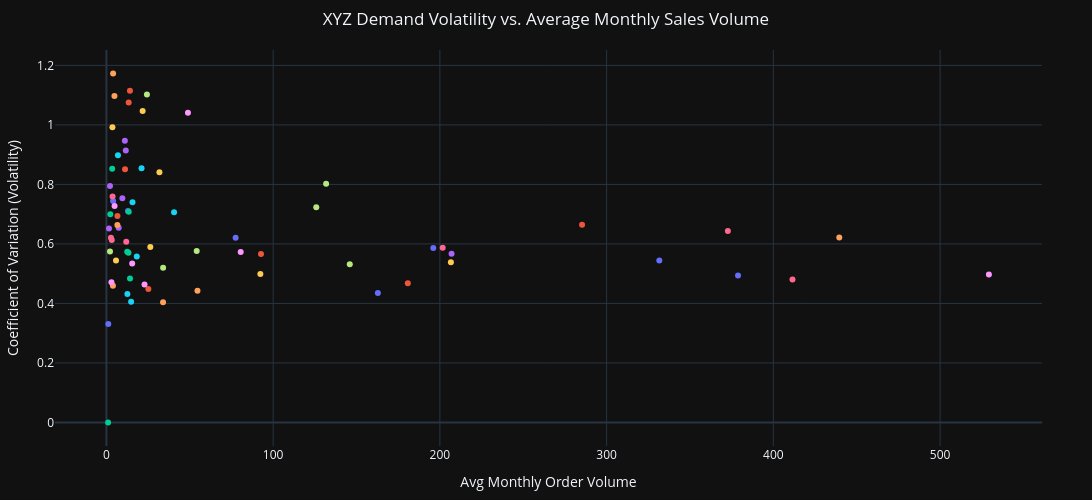

The notebook cell saved with this chart:
### Code cell
fig5 = px.scatter(xyz,x='mean',y='cv',hover_name='category',color='category',
    title='XYZ Demand Volatility vs. Average Monthly Sales Volume',
    labels={'mean': 'Avg Monthly Order Volume', 'cv': 'Coefficient of Variation (Volatility)'},
    template='plotly_dark'
)
fig5.update_layout(height=500, width=1200,title_x=0.5,margin=dict(l=50, r=50, t=50, b=30),showlegend=False)
fig5.show()
pio.write_json(fig5, "XYZ.json")

### Figure 1 — Plotly figure (JSON) as saved in the notebook; plotly's stock layout.template omitted (floating-point values rounded to 4 significant figures)
{"data": [{"hovertemplate": "<b>%{hovertext}</b><br><br>category=Unknown<br>Avg Monthly Order Volume=%{x}<br>Coefficient of Variation (Volatility)=%{y}<extra></extra>", "hovertext": ["Unknown"], "legendgroup": "Unknown", "marker": {"color": "#636efa", "symbol": "circle"}, "mode": "markers", "name": "Unknown", "orientation": "v", "showlegend": true, "type": "scatter", "x": [77.48], "xaxis": "x", "y": [0.6204], "yaxis": "y"}, {"hovertemplate": "<b>%{hovertext}</b><br><br>category=agro_industry_and_commerce<br>Avg Monthly Order Volume=%{x}<br>Coefficient of Variation (Volatility)=%{y}<extra></extra>", "hovertext": ["agro_industry_and_commerce"], "legendgroup": "agro_industry_and_commerce", "marker": {"color": "#EF553B", "symbol": "circle"}, "mode": "markers", "name": "agro_industry_and_commerce", "orientation": "v", "showlegend": true, "type": "scatter", "x": [11.16], "xaxis": "x", "y": [0.8509], "yaxis": "y"}, {"hovertemplate": "<b>%{hovertext}</b><br><br>category=air_conditioning<br>Avg Monthly Order Volume=%{x}<br>Coefficient of Variation (Volatility)=%{y}<extra></extra>", "hovertext": ["air_conditioning"], "legendgroup": "air_conditioning", "marker": {"color": "#00cc96", "symbol": "circle"}, "mode": "markers", "name": "air_conditioning", "orientation": "v", "showlegend": true, "type": "scatter", "x": [14.14], "xaxis": "x", "y": [0.4839], "yaxis": "y"}, {"hovertemplate": "<b>%{hovertext}</b><br><br>category=art<br>Avg Monthly Order Volume=%{x}<br>Coefficient of Variation (Volatility)=%{y}<extra></extra>", "hovertext": ["art"], "legendgroup": "art", "marker": {"color": "#ab63fa", "symbol": "circle"}, "mode": "markers", "name": "art", "orientation": "v", "showlegend": true, "type": "scatter", "x": [11.61], "xaxis": "x", "y": [0.9144], "yaxis": "y"}, {"hovertemplate": "<b>%{hovertext}</b><br><br>category=arts_and_craftmanship<br>Avg Monthly Order Volume=%{x}<br>Coefficient of Variation (Volatility)=%{y}<extra></extra>", "hovertext": ["arts_and_craftmanship"], "legendgroup": "arts_and_craftmanship", "marker": {"color": "#FFA15A", "symbol": "circle"}, "mode": "markers", "name": "arts_and_craftmanship", "orientation": "v", "showlegend": true, "type": "scatter", "x": [4.0], "xaxis": "x", "y": [1.173], "yaxis": "y"}, {"hovertemplate": "<b>%{hovertext}</b><br><br>category=audio<br>Avg Monthly Order Volume=%{x}<br>Coefficient of Variation (Volatility)=%{y}<extra></extra>", "hovertext": ["audio"], "legendgroup": "audio", "marker": {"color": "#19d3f3", "symbol": "circle"}, "mode": "markers", "name": "audio", "orientation": "v", "showlegend": true, "type": "scatter", "x": [18.2], "xaxis": "x", "y": [0.5577], "yaxis": "y"}, {"hovertemplate": "<b>%{hovertext}</b><br><br>category=auto<br>Avg Monthly Order Volume=%{x}<br>Coefficient of Variation (Volatility)=%{y}<extra></extra>", "hovertext": ["auto"], "legendgroup": "auto", "marker": {"color": "#FF6692", "symbol": "circle"}, "mode": "markers", "name": "auto", "orientation": "v", "showlegend": true, "type": "scatter", "x": [201.7], "xaxis": "x", "y": [0.5871], "yaxis": "y"}, {"hovertemplate": "<b>%{hovertext}</b><br><br>category=baby<br>Avg Monthly Order Volume=%{x}<br>Coefficient of Variation (Volatility)=%{y}<extra></extra>", "hovertext": ["baby"], "legendgroup": "baby", "marker": {"color": "#B6E880", "symbol": "circle"}, "mode": "markers", "name": "baby", "orientation": "v", "showlegend": true, "type": "scatter", "x": [146.0], "xaxis": "x", "y": [0.5317], "yaxis": "y"}, {"hovertemplate": "<b>%{hovertext}</b><br><br>category=bed_bath_table<br>Avg Monthly Order Volume=%{x}<br>Coefficient of Variation (Volatility)=%{y}<extra></extra>", "hovertext": ["bed_bath_table"], "legendgroup": "bed_bath_table", "marker": {"color": "#FF97FF", "symbol": "circle"}, "mode": "markers", "name": "bed_bath_table", "orientation": "v", "showlegend": true, "type": "scatter", "x": [529.3], "xaxis": "x", "y": [0.4976], "yaxis": "y"}, {"hovertemplate": "<b>%{hovertext}</b><br><br>category=books_general_interest<br>Avg Monthly Order Volume=%{x}<br>Coefficient of Variation (Volatility)=%{y}<extra></extra>", "hovertext": ["books_general_interest"], "legendgroup": "books_general_interest", "marker": {"color": "#FECB52", "symbol": "circle"}, "mode": "markers", "name": "books_general_interest", "orientation": "v", "showlegend": true, "type": "scatter", "x": [26.33], "xaxis": "x", "y": [0.5894], "yaxis": "y"}, {"hovertemplate": "<b>%{hovertext}</b><br><br>category=books_imported<br>Avg Monthly Order Volume=%{x}<br>Coefficient of Variation (Volatility)=%{y}<extra></extra>", "hovertext": ["books_imported"], "legendgroup": "books_imported", "marker": {"color": "#636efa", "symbol": "circle"}, "mode": "markers", "name": "books_imported", "orientation": "v", "showlegend": true, "type": "scatter", "x": [4.0], "xaxis": "x", "y": [0.744], "yaxis": "y"}, {"hovertemplate": "<b>%{hovertext}</b><br><br>category=books_technical<br>Avg Monthly Order Volume=%{x}<br>Coefficient of Variation (Volatility)=%{y}<extra></extra>", "hovertext": ["books_technical"], "legendgroup": "books_technical", "marker": {"color": "#EF553B", "symbol": "circle"}, "mode": "markers", "name": "books_technical", "orientation": "v", "showlegend": true, "type": "scatter", "x": [13.35], "xaxis": "x", "y": [1.075], "yaxis": "y"}, {"hovertemplate": "<b>%{hovertext}</b><br><br>category=cds_dvds_musicals<br>Avg Monthly Order Volume=%{x}<br>Coefficient of Variation (Volatility)=%{y}<extra></extra>", "hovertext": ["cds_dvds_musicals"], "legendgroup": "cds_dvds_musicals", "marker": {"color": "#00cc96", "symbol": "circle"}, "mode": "markers", "name": "cds_dvds_musicals", "orientation": "v", "showlegend": true, "type": "scatter", "x": [2.333], "xaxis": "x", "y": [0.6999], "yaxis": "y"}, {"hovertemplate": "<b>%{hovertext}</b><br><br>category=christmas_supplies<br>Avg Monthly Order Volume=%{x}<br>Coefficient of Variation (Volatility)=%{y}<extra></extra>", "hovertext": ["christmas_supplies"], "legendgroup": "christmas_supplies", "marker": {"color": "#ab63fa", "symbol": "circle"}, "mode": "markers", "name": "christmas_supplies", "orientation": "v", "showlegend": true, "type": "scatter", "x": [9.562], "xaxis": "x", "y": [0.7531], "yaxis": "y"}, {"hovertemplate": "<b>%{hovertext}</b><br><br>category=cine_photo<br>Avg Monthly Order Volume=%{x}<br>Coefficient of Variation (Volatility)=%{y}<extra></extra>", "hovertext": ["cine_photo"], "legendgroup": "cine_photo", "marker": {"color": "#FFA15A", "symbol": "circle"}, "mode": "markers", "name": "cine_photo", "orientation": "v", "showlegend": true, "type": "scatter", "x": [4.8], "xaxis": "x", "y": [1.097], "yaxis": "y"}, {"hovertemplate": "<b>%{hovertext}</b><br><br>category=computers<br>Avg Monthly Order Volume=%{x}<br>Coefficient of Variation (Volatility)=%{y}<extra></extra>", "hovertext": ["computers"], "legendgroup": "computers", "marker": {"color": "#19d3f3", "symbol": "circle"}, "mode": "markers", "name": "computers", "orientation": "v", "showlegend": true, "type": "scatter", "x": [15.62], "xaxis": "x", "y": [0.7402], "yaxis": "y"}, {"hovertemplate": "<b>%{hovertext}</b><br><br>category=computers_accessories<br>Avg Monthly Order Volume=%{x}<br>Coefficient of Variation (Volatility)=%{y}<extra></extra>", "hovertext": ["computers_accessories"], "legendgroup": "computers_accessories", "marker": {"color": "#FF6692", "symbol": "circle"}, "mode": "markers", "name": "computers_accessories", "orientation": "v", "showlegend": true, "type": "scatter", "x": [372.7], "xaxis": "x", "y": [0.6431], "yaxis": "y"}, {"hovertemplate": "<b>%{hovertext}</b><br><br>category=consoles_games<br>Avg Monthly Order Volume=%{x}<br>Coefficient of Variation (Volatility)=%{y}<extra></extra>", "hovertext": ["consoles_games"], "legendgroup": "consoles_games", "marker": {"color": "#B6E880", "symbol": "circle"}, "mode": "markers", "name": "consoles_games", "orientation": "v", "showlegend": true, "type": "scatter", "x": [54.14], "xaxis": "x", "y": [0.5762], "yaxis": "y"}, {"hovertemplate": "<b>%{hovertext}</b><br><br>category=construction_tools_construction<br>Avg Monthly Order Volume=%{x}<br>Coefficient of Variation (Volatility)=%{y}<extra></extra>", "hovertext": ["construction_tools_construction"], "legendgroup": "construction_tools_construction", "marker": {"color": "#FF97FF", "symbol": "circle"}, "mode": "markers", "name": "construction_tools_construction", "orientation": "v", "showlegend": true, "type": "scatter", "x": [48.89], "xaxis": "x", "y": [1.041], "yaxis": "y"}, {"hovertemplate": "<b>%{hovertext}</b><br><br>category=construction_tools_lights<br>Avg Monthly Order Volume=%{x}<br>Coefficient of Variation (Volatility)=%{y}<extra></extra>", "hovertext": ["construction_tools_lights"], "legendgroup": "construction_tools_lights", "marker": {"color": "#FECB52", "symbol": "circle"}, "mode": "markers", "name": "construction_tools_lights", "orientation": "v", "showlegend": true, "type": "scatter", "x": [21.71], "xaxis": "x", "y": [1.047], "yaxis": "y"}, {"hovertemplate": "<b>%{hovertext}</b><br><br>category=construction_tools_safety<br>Avg Monthly Order Volume=%{x}<br>Coefficient of Variation (Volatility)=%{y}<extra></extra>", "hovertext": ["construction_tools_safety"], "legendgroup": "construction_tools_safety", "marker": {"color": "#636efa", "symbol": "circle"}, "mode": "markers", "name": "construction_tools_safety", "orientation": "v", "showlegend": true, "type": "scatter", "x": [12.93], "xaxis": "x", "y": [0.7107], "yaxis": "y"}, {"hovertemplate": "<b>%{hovertext}</b><br><br>category=cool_stuff<br>Avg Monthly Order Volume=%{x}<br>Coefficient of Variation (Volatility)=%{y}<extra></extra>", "hovertext": ["cool_stuff"], "legendgroup": "cool_stuff", "marker": {"color": "#EF553B", "symbol": "circle"}, "mode": "markers", "name": "cool_stuff", "orientation": "v", "showlegend": true, "type": "scatter", "x": [180.8], "xaxis": "x", "y": [0.4678], "yaxis": "y"}, {"hovertemplate": "<b>%{hovertext}</b><br><br>category=costruction_tools_garden<br>Avg Monthly Order Volume=%{x}<br>Coefficient of Variation (Volatility)=%{y}<extra></extra>", "hovertext": ["costruction_tools_garden"], "legendgroup": "costruction_tools_garden", "marker": {"color": "#00cc96", "symbol": "circle"}, "mode": "markers", "name": "costruction_tools_garden", "orientation": "v", "showlegend": true, "type": "scatter", "x": [13.22], "xaxis": "x", "y": [0.5704], "yaxis": "y"}, {"hovertemplate": "<b>%{hovertext}</b><br><br>category=costruction_tools_tools<br>Avg Monthly Order Volume=%{x}<br>Coefficient of Variation (Volatility)=%{y}<extra></extra>", "hovertext": ["costruction_tools_tools"], "legendgroup": "costruction_tools_tools", "marker": {"color": "#ab63fa", "symbol": "circle"}, "mode": "markers", "name": "costruction_tools_tools", "orientation": "v", "showlegend": true, "type": "scatter", "x": [7.357], "xaxis": "x", "y": [0.6543], "yaxis": "y"}, {"hovertemplate": "<b>%{hovertext}</b><br><br>category=diapers_and_hygiene<br>Avg Monthly Order Volume=%{x}<br>Coefficient of Variation (Volatility)=%{y}<extra></extra>", "hovertext": ["diapers_and_hygiene"], "legendgroup": "diapers_and_hygiene", "marker": {"color": "#FFA15A", "symbol": "circle"}, "mode": "markers", "name": "diapers_and_hygiene", "orientation": "v", "showlegend": true, "type": "scatter", "x": [3.9], "xaxis": "x", "y": [0.4595], "yaxis": "y"}, {"hovertemplate": "<b>%{hovertext}</b><br><br>category=drinks<br>Avg Monthly Order Volume=%{x}<br>Coefficient of Variation (Volatility)=%{y}<extra></extra>", "hovertext": ["drinks"], "legendgroup": "drinks", "marker": {"color": "#19d3f3", "symbol": "circle"}, "mode": "markers", "name": "drinks", "orientation": "v", "showlegend": true, "type": "scatter", "x": [21.06], "xaxis": "x", "y": [0.8543], "yaxis": "y"}, {"hovertemplate": "<b>%{hovertext}</b><br><br>category=dvds_blu_ray<br>Avg Monthly Order Volume=%{x}<br>Coefficient of Variation (Volatility)=%{y}<extra></extra>", "hovertext": ["dvds_blu_ray"], "legendgroup": "dvds_blu_ray", "marker": {"color": "#FF6692", "symbol": "circle"}, "mode": "markers", "name": "dvds_blu_ray", "orientation": "v", "showlegend": true, "type": "scatter", "x": [3.2], "xaxis": "x", "y": [0.6134], "yaxis": "y"}, {"hovertemplate": "<b>%{hovertext}</b><br><br>category=electronics<br>Avg Monthly Order Volume=%{x}<br>Coefficient of Variation (Volatility)=%{y}<extra></extra>", "hovertext": ["electronics"], "legendgroup": "electronics", "marker": {"color": "#B6E880", "symbol": "circle"}, "mode": "markers", "name": "electronics", "orientation": "v", "showlegend": true, "type": "scatter", "x": [131.8], "xaxis": "x", "y": [0.8026], "yaxis": "y"}, {"hovertemplate": "<b>%{hovertext}</b><br><br>category=fashio_female_clothing<br>Avg Monthly Order Volume=%{x}<br>Coefficient of Variation (Volatility)=%{y}<extra></extra>", "hovertext": ["fashio_female_clothing"], "legendgroup": "fashio_female_clothing", "marker": {"color": "#FF97FF", "symbol": "circle"}, "mode": "markers", "name": "fashio_female_clothing", "orientation": "v", "showlegend": true, "type": "scatter", "x": [3.0], "xaxis": "x", "y": [0.4714], "yaxis": "y"}, {"hovertemplate": "<b>%{hovertext}</b><br><br>category=fashion_bags_accessories<br>Avg Monthly Order Volume=%{x}<br>Coefficient of Variation (Volatility)=%{y}<extra></extra>", "hovertext": ["fashion_bags_accessories"], "legendgroup": "fashion_bags_accessories", "marker": {"color": "#FECB52", "symbol": "circle"}, "mode": "markers", "name": "fashion_bags_accessories", "orientation": "v", "showlegend": true, "type": "scatter", "x": [92.32], "xaxis": "x", "y": [0.4985], "yaxis": "y"}, {"hovertemplate": "<b>%{hovertext}</b><br><br>category=fashion_childrens_clothes<br>Avg Monthly Order Volume=%{x}<br>Coefficient of Variation (Volatility)=%{y}<extra></extra>", "hovertext": ["fashion_childrens_clothes"], "legendgroup": "fashion_childrens_clothes", "marker": {"color": "#636efa", "symbol": "circle"}, "mode": "markers", "name": "fashion_childrens_clothes", "orientation": "v", "showlegend": true, "type": "scatter", "x": [1.143], "xaxis": "x", "y": [0.3307], "yaxis": "y"}, {"hovertemplate": "<b>%{hovertext}</b><br><br>category=fashion_male_clothing<br>Avg Monthly Order Volume=%{x}<br>Coefficient of Variation (Volatility)=%{y}<extra></extra>", "hovertext": ["fashion_male_clothing"], "legendgroup": "fashion_male_clothing", "marker": {"color": "#EF553B", "symbol": "circle"}, "mode": "markers", "name": "fashion_male_clothing", "orientation": "v", "showlegend": true, "type": "scatter", "x": [6.6], "xaxis": "x", "y": [0.6942], "yaxis": "y"}, {"hovertemplate": "<b>%{hovertext}</b><br><br>category=fashion_shoes<br>Avg Monthly Order Volume=%{x}<br>Coefficient of Variation (Volatility)=%{y}<extra></extra>", "hovertext": ["fashion_shoes"], "legendgroup": "fashion_shoes", "marker": {"color": "#00cc96", "symbol": "circle"}, "mode": "markers", "name": "fashion_shoes", "orientation": "v", "showlegend": true, "type": "scatter", "x": [12.48], "xaxis": "x", "y": [0.5739], "yaxis": "y"}, {"hovertemplate": "<b>%{hovertext}</b><br><br>category=fashion_sport<br>Avg Monthly Order Volume=%{x}<br>Coefficient of Variation (Volatility)=%{y}<extra></extra>", "hovertext": ["fashion_sport"], "legendgroup": "fashion_sport", "marker": {"color": "#ab63fa", "symbol": "circle"}, "mode": "markers", "name": "fashion_sport", "orientation": "v", "showlegend": true, "type": "scatter", "x": [2.143], "xaxis": "x", "y": [0.7949], "yaxis": "y"}, {"hovertemplate": "<b>%{hovertext}</b><br><br>category=fashion_underwear_beach<br>Avg Monthly Order Volume=%{x}<br>Coefficient of Variation (Volatility)=%{y}<extra></extra>", "hovertext": ["fashion_underwear_beach"], "legendgroup": "fashion_underwear_beach", "marker": {"color": "#FFA15A", "symbol": "circle"}, "mode": "markers", "name": "fashion_underwear_beach", "orientation": "v", "showlegend": true, "type": "scatter", "x": [6.55], "xaxis": "x", "y": [0.6636], "yaxis": "y"}, {"hovertemplate": "<b>%{hovertext}</b><br><br>category=fixed_telephony<br>Avg Monthly Order Volume=%{x}<br>Coefficient of Variation (Volatility)=%{y}<extra></extra>", "hovertext": ["fixed_telephony"], "legendgroup": "fixed_telephony", "marker": {"color": "#19d3f3", "symbol": "circle"}, "mode": "markers", "name": "fixed_telephony", "orientation": "v", "showlegend": true, "type": "scatter", "x": [12.57], "xaxis": "x", "y": [0.4317], "yaxis": "y"}, {"hovertemplate": "<b>%{hovertext}</b><br><br>category=flowers<br>Avg Monthly Order Volume=%{x}<br>Coefficient of Variation (Volatility)=%{y}<extra></extra>", "hovertext": ["flowers"], "legendgroup": "flowers", "marker": {"color": "#FF6692", "symbol": "circle"}, "mode": "markers", "name": "flowers", "orientation": "v", "showlegend": true, "type": "scatter", "x": [3.667], "xaxis": "x", "y": [0.7592], "yaxis": "y"}, {"hovertemplate": "<b>%{hovertext}</b><br><br>category=food<br>Avg Monthly Order Volume=%{x}<br>Coefficient of Variation (Volatility)=%{y}<extra></extra>", "hovertext": ["food"], "legendgroup": "food", "marker": {"color": "#B6E880", "symbol": "circle"}, "mode": "markers", "name": "food", "orientation": "v", "showlegend": true, "type": "scatter", "x": [24.29], "xaxis": "x", "y": [1.102], "yaxis": "y"}, {"hovertemplate": "<b>%{hovertext}</b><br><br>category=food_drink<br>Avg Monthly Order Volume=%{x}<br>Coefficient of Variation (Volatility)=%{y}<extra></extra>", "hovertext": ["food_drink"], "legendgroup": "food_drink", "marker": {"color": "#FF97FF", "symbol": "circle"}, "mode": "markers", "name": "food_drink", "orientation": "v", "showlegend": true, "type": "scatter", "x": [15.44], "xaxis": "x", "y": [0.5345], "yaxis": "y"}, {"hovertemplate": "<b>%{hovertext}</b><br><br>category=furniture_bedroom<br>Avg Monthly Order Volume=%{x}<br>Coefficient of Variation (Volatility)=%{y}<extra></extra>", "hovertext": ["furniture_bedroom"], "legendgroup": "furniture_bedroom", "marker": {"color": "#FECB52", "symbol": "circle"}, "mode": "markers", "name": "furniture_bedroom", "orientation": "v", "showlegend": true, "type": "scatter", "x": [5.737], "xaxis": "x", "y": [0.5446], "yaxis": "y"}, {"hovertemplate": "<b>%{hovertext}</b><br><br>category=furniture_decor<br>Avg Monthly Order Volume=%{x}<br>Coefficient of Variation (Volatility)=%{y}<extra></extra>", "hovertext": ["furniture_decor"], "legendgroup": "furniture_decor", "marker": {"color": "#636efa", "symbol": "circle"}, "mode": "markers", "name": "furniture_decor", "orientation": "v", "showlegend": true, "type": "scatter", "x": [378.8], "xaxis": "x", "y": [0.494], "yaxis": "y"}, {"hovertemplate": "<b>%{hovertext}</b><br><br>category=furniture_living_room<br>Avg Monthly Order Volume=%{x}<br>Coefficient of Variation (Volatility)=%{y}<extra></extra>", "hovertext": ["furniture_living_room"], "legendgroup": "furniture_living_room", "marker": {"color": "#EF553B", "symbol": "circle"}, "mode": "markers", "name": "furniture_living_room", "orientation": "v", "showlegend": true, "type": "scatter", "x": [25.15], "xaxis": "x", "y": [0.4486], "yaxis": "y"}, {"hovertemplate": "<b>%{hovertext}</b><br><br>category=furniture_mattress_and_upholstery<br>Avg Monthly Order Volume=%{x}<br>Coefficient of Variation (Volatility)=%{y}<extra></extra>", "hovertext": ["furniture_mattress_and_upholstery"], "legendgroup": "furniture_mattress_and_upholstery", "marker": {"color": "#00cc96", "symbol": "circle"}, "mode": "markers", "name": "furniture_mattress_and_upholstery", "orientation": "v", "showlegend": true, "type": "scatter", "x": [3.455], "xaxis": "x", "y": [0.8525], "yaxis": "y"}, {"hovertemplate": "<b>%{hovertext}</b><br><br>category=garden_tools<br>Avg Monthly Order Volume=%{x}<br>Coefficient of Variation (Volatility)=%{y}<extra></extra>", "hovertext": ["garden_tools"], "legendgroup": "garden_tools", "marker": {"color": "#ab63fa", "symbol": "circle"}, "mode": "markers", "name": "garden_tools", "orientation": "v", "showlegend": true, "type": "scatter", "x": [207.0], "xaxis": "x", "y": [0.567], "yaxis": "y"}, {"hovertemplate": "<b>%{hovertext}</b><br><br>category=health_beauty<br>Avg Monthly Order Volume=%{x}<br>Coefficient of Variation (Volatility)=%{y}<extra></extra>", "hovertext": ["health_beauty"], "legendgroup": "health_beauty", "marker": {"color": "#FFA15A", "symbol": "circle"}, "mode": "markers", "name": "health_beauty", "orientation": "v", "showlegend": true, "type": "scatter", "x": [439.5], "xaxis": "x", "y": [0.6216], "yaxis": "y"}, {"hovertemplate": "<b>%{hovertext}</b><br><br>category=home_appliances<br>Avg Monthly Order Volume=%{x}<br>Coefficient of Variation (Volatility)=%{y}<extra></extra>", "hovertext": ["home_appliances"], "legendgroup": "home_appliances", "marker": {"color": "#19d3f3", "symbol": "circle"}, "mode": "markers", "name": "home_appliances", "orientation": "v", "showlegend": true, "type": "scatter", "x": [40.58], "xaxis": "x", "y": [0.7062], "yaxis": "y"}, {"hovertemplate": "<b>%{hovertext}</b><br><br>category=home_appliances_2<br>Avg Monthly Order Volume=%{x}<br>Coefficient of Variation (Volatility)=%{y}<extra></extra>", "hovertext": ["home_appliances_2"], "legendgroup": "home_appliances_2", "marker": {"color": "#FF6692", "symbol": "circle"}, "mode": "markers", "name": "home_appliances_2", "orientation": "v", "showlegend": true, "type": "scatter", "x": [11.9], "xaxis": "x", "y": [0.6071], "yaxis": "y"}, {"hovertemplate": "<b>%{hovertext}</b><br><br>category=home_comfort_2<br>Avg Monthly Order Volume=%{x}<br>Coefficient of Variation (Volatility)=%{y}<extra></extra>", "hovertext": ["home_comfort_2"], "legendgroup": "home_comfort_2", "marker": {"color": "#B6E880", "symbol": "circle"}, "mode": "markers", "name": "home_comfort_2", "orientation": "v", "showlegend": true, "type": "scatter", "x": [2.143], "xaxis": "x", "y": [0.5747], "yaxis": "y"}, {"hovertemplate": "<b>%{hovertext}</b><br><br>category=home_confort<br>Avg Monthly Order Volume=%{x}<br>Coefficient of Variation (Volatility)=%{y}<extra></extra>", "hovertext": ["home_confort"], "legendgroup": "home_confort", "marker": {"color": "#FF97FF", "symbol": "circle"}, "mode": "markers", "name": "home_confort", "orientation": "v", "showlegend": true, "type": "scatter", "x": [22.84], "xaxis": "x", "y": [0.4638], "yaxis": "y"}, {"hovertemplate": "<b>%{hovertext}</b><br><br>category=home_construction<br>Avg Monthly Order Volume=%{x}<br>Coefficient of Variation (Volatility)=%{y}<extra></extra>", "hovertext": ["home_construction"], "legendgroup": "home_construction", "marker": {"color": "#FECB52", "symbol": "circle"}, "mode": "markers", "name": "home_construction", "orientation": "v", "showlegend": true, "type": "scatter", "x": [31.79], "xaxis": "x", "y": [0.8411], "yaxis": "y"}, {"hovertemplate": "<b>%{hovertext}</b><br><br>category=housewares<br>Avg Monthly Order Volume=%{x}<br>Coefficient of Variation (Volatility)=%{y}<extra></extra>", "hovertext": ["housewares"], "legendgroup": "housewares", "marker": {"color": "#636efa", "symbol": "circle"}, "mode": "markers", "name": "housewares", "orientation": "v", "showlegend": true, "type": "scatter", "x": [331.6], "xaxis": "x", "y": [0.5443], "yaxis": "y"}, {"hovertemplate": "<b>%{hovertext}</b><br><br>category=industry_commerce_and_business<br>Avg Monthly Order Volume=%{x}<br>Coefficient of Variation (Volatility)=%{y}<extra></extra>", "hovertext": ["industry_commerce_and_business"], "legendgroup": "industry_commerce_and_business", "marker": {"color": "#EF553B", "symbol": "circle"}, "mode": "markers", "name": "industry_commerce_and_business", "orientation": "v", "showlegend": true, "type": "scatter", "x": [14.11], "xaxis": "x", "y": [1.115], "yaxis": "y"}, {"hovertemplate": "<b>%{hovertext}</b><br><br>category=kitchen_dining_laundry_garden_furniture<br>Avg Monthly Order Volume=%{x}<br>Coefficient of Variation (Volatility)=%{y}<extra></extra>", "hovertext": ["kitchen_dining_laundry_garden_furniture"], "legendgroup": "kitchen_dining_laundry_garden_furniture", "marker": {"color": "#00cc96", "symbol": "circle"}, "mode": "markers", "name": "kitchen_dining_laundry_garden_furniture", "orientation": "v", "showlegend": true, "type": "scatter", "x": [13.38], "xaxis": "x", "y": [0.7084], "yaxis": "y"}, {"hovertemplate": "<b>%{hovertext}</b><br><br>category=la_cuisine<br>Avg Monthly Order Volume=%{x}<br>Coefficient of Variation (Volatility)=%{y}<extra></extra>", "hovertext": ["la_cuisine"], "legendgroup": "la_cuisine", "marker": {"color": "#ab63fa", "symbol": "circle"}, "mode": "markers", "name": "la_cuisine", "orientation": "v", "showlegend": true, "type": "scatter", "x": [1.556], "xaxis": "x", "y": [0.6517], "yaxis": "y"}, {"hovertemplate": "<b>%{hovertext}</b><br><br>category=luggage_accessories<br>Avg Monthly Order Volume=%{x}<br>Coefficient of Variation (Volatility)=%{y}<extra></extra>", "hovertext": ["luggage_accessories"], "legendgroup": "luggage_accessories", "marker": {"color": "#FFA15A", "symbol": "circle"}, "mode": "markers", "name": "luggage_accessories", "orientation": "v", "showlegend": true, "type": "scatter", "x": [54.6], "xaxis": "x", "y": [0.4428], "yaxis": "y"}, {"hovertemplate": "<b>%{hovertext}</b><br><br>category=market_place<br>Avg Monthly Order Volume=%{x}<br>Coefficient of Variation (Volatility)=%{y}<extra></extra>", "hovertext": ["market_place"], "legendgroup": "market_place", "marker": {"color": "#19d3f3", "symbol": "circle"}, "mode": "markers", "name": "market_place", "orientation": "v", "showlegend": true, "type": "scatter", "x": [14.81], "xaxis": "x", "y": [0.4061], "yaxis": "y"}, {"hovertemplate": "<b>%{hovertext}</b><br><br>category=music<br>Avg Monthly Order Volume=%{x}<br>Coefficient of Variation (Volatility)=%{y}<extra></extra>", "hovertext": ["music"], "legendgroup": "music", "marker": {"color": "#FF6692", "symbol": "circle"}, "mode": "markers", "name": "music", "orientation": "v", "showlegend": true, "type": "scatter", "x": [2.714], "xaxis": "x", "y": [0.6203], "yaxis": "y"}, {"hovertemplate": "<b>%{hovertext}</b><br><br>category=musical_instruments<br>Avg Monthly Order Volume=%{x}<br>Coefficient of Variation (Volatility)=%{y}<extra></extra>", "hovertext": ["musical_instruments"], "legendgroup": "musical_instruments", "marker": {"color": "#B6E880", "symbol": "circle"}, "mode": "markers", "name": "musical_instruments", "orientation": "v", "showlegend": true, "type": "scatter", "x": [34.0], "xaxis": "x", "y": [0.52], "yaxis": "y"}, {"hovertemplate": "<b>%{hovertext}</b><br><br>category=office_furniture<br>Avg Monthly Order Volume=%{x}<br>Coefficient of Variation (Volatility)=%{y}<extra></extra>", "hovertext": ["office_furniture"], "legendgroup": "office_furniture", "marker": {"color": "#FF97FF", "symbol": "circle"}, "mode": "markers", "name": "office_furniture", "orientation": "v", "showlegend": true, "type": "scatter", "x": [80.52], "xaxis": "x", "y": [0.5726], "yaxis": "y"}, {"hovertemplate": "<b>%{hovertext}</b><br><br>category=party_supplies<br>Avg Monthly Order Volume=%{x}<br>Coefficient of Variation (Volatility)=%{y}<extra></extra>", "hovertext": ["party_supplies"], "legendgroup": "party_supplies", "marker": {"color": "#FECB52", "symbol": "circle"}, "mode": "markers", "name": "party_supplies", "orientation": "v", "showlegend": true, "type": "scatter", "x": [3.583], "xaxis": "x", "y": [0.9917], "yaxis": "y"}, {"hovertemplate": "<b>%{hovertext}</b><br><br>category=perfumery<br>Avg Monthly Order Volume=%{x}<br>Coefficient of Variation (Volatility)=%{y}<extra></extra>", "hovertext": ["perfumery"], "legendgroup": "perfumery", "marker": {"color": "#636efa", "symbol": "circle"}, "mode": "markers", "name": "perfumery", "orientation": "v", "showlegend": true, "type": "scatter", "x": [162.8], "xaxis": "x", "y": [0.4351], "yaxis": "y"}, {"hovertemplate": "<b>%{hovertext}</b><br><br>category=pet_shop<br>Avg Monthly Order Volume=%{x}<br>Coefficient of Variation (Volatility)=%{y}<extra></extra>", "hovertext": ["pet_shop"], "legendgroup": "pet_shop", "marker": {"color": "#EF553B", "symbol": "circle"}, "mode": "markers", "name": "pet_shop", "orientation": "v", "showlegend": true, "type": "scatter", "x": [92.71], "xaxis": "x", "y": [0.5663], "yaxis": "y"}, {"hovertemplate": "<b>%{hovertext}</b><br><br>category=security_and_services<br>Avg Monthly Order Volume=%{x}<br>Coefficient of Variation (Volatility)=%{y}<extra></extra>", "hovertext": ["security_and_services"], "legendgroup": "security_and_services", "marker": {"color": "#00cc96", "symbol": "circle"}, "mode": "markers", "name": "security_and_services", "orientation": "v", "showlegend": true, "type": "scatter", "x": [1.0], "xaxis": "x", "y": [0.0], "yaxis": "y"}, {"hovertemplate": "<b>%{hovertext}</b><br><br>category=signaling_and_security<br>Avg Monthly Order Volume=%{x}<br>Coefficient of Variation (Volatility)=%{y}<extra></extra>", "hovertext": ["signaling_and_security"], "legendgroup": "signaling_and_security", "marker": {"color": "#ab63fa", "symbol": "circle"}, "mode": "markers", "name": "signaling_and_security", "orientation": "v", "showlegend": true, "type": "scatter", "x": [11.06], "xaxis": "x", "y": [0.9464], "yaxis": "y"}, {"hovertemplate": "<b>%{hovertext}</b><br><br>category=small_appliances<br>Avg Monthly Order Volume=%{x}<br>Coefficient of Variation (Volatility)=%{y}<extra></extra>", "hovertext": ["small_appliances"], "legendgroup": "small_appliances", "marker": {"color": "#FFA15A", "symbol": "circle"}, "mode": "markers", "name": "small_appliances", "orientation": "v", "showlegend": true, "type": "scatter", "x": [33.95], "xaxis": "x", "y": [0.404], "yaxis": "y"}, {"hovertemplate": "<b>%{hovertext}</b><br><br>category=small_appliances_home_oven_and_coffee<br>Avg Monthly Order Volume=%{x}<br>Coefficient of Variation (Volatility)=%{y}<extra></extra>", "hovertext": ["small_appliances_home_oven_and_coffee"], "legendgroup": "small_appliances_home_oven_and_coffee", "marker": {"color": "#19d3f3", "symbol": "circle"}, "mode": "markers", "name": "small_appliances_home_oven_and_coffee", "orientation": "v", "showlegend": true, "type": "scatter", "x": [6.909], "xaxis": "x", "y": [0.898], "yaxis": "y"}, {"hovertemplate": "<b>%{hovertext}</b><br><br>category=sports_leisure<br>Avg Monthly Order Volume=%{x}<br>Coefficient of Variation (Volatility)=%{y}<extra></extra>", "hovertext": ["sports_leisure"], "legendgroup": "sports_leisure", "marker": {"color": "#FF6692", "symbol": "circle"}, "mode": "markers", "name": "sports_leisure", "orientation": "v", "showlegend": true, "type": "scatter", "x": [411.5], "xaxis": "x", "y": [0.4801], "yaxis": "y"}, {"hovertemplate": "<b>%{hovertext}</b><br><br>category=stationery<br>Avg Monthly Order Volume=%{x}<br>Coefficient of Variation (Volatility)=%{y}<extra></extra>", "hovertext": ["stationery"], "legendgroup": "stationery", "marker": {"color": "#B6E880", "symbol": "circle"}, "mode": "markers", "name": "stationery", "orientation": "v", "showlegend": true, "type": "scatter", "x": [125.8], "xaxis": "x", "y": [0.7234], "yaxis": "y"}, {"hovertemplate": "<b>%{hovertext}</b><br><br>category=tablets_printing_image<br>Avg Monthly Order Volume=%{x}<br>Coefficient of Variation (Volatility)=%{y}<extra></extra>", "hovertext": ["tablets_printing_image"], "legendgroup": "tablets_printing_image", "marker": {"color": "#FF97FF", "symbol": "circle"}, "mode": "markers", "name": "tablets_printing_image", "orientation": "v", "showlegend": true, "type": "scatter", "x": [4.882], "xaxis": "x", "y": [0.7273], "yaxis": "y"}, {"hovertemplate": "<b>%{hovertext}</b><br><br>category=telephony<br>Avg Monthly Order Volume=%{x}<br>Coefficient of Variation (Volatility)=%{y}<extra></extra>", "hovertext": ["telephony"], "legendgroup": "telephony", "marker": {"color": "#FECB52", "symbol": "circle"}, "mode": "markers", "name": "telephony", "orientation": "v", "showlegend": true, "type": "scatter", "x": [206.6], "xaxis": "x", "y": [0.5388], "yaxis": "y"}, {"hovertemplate": "<b>%{hovertext}</b><br><br>category=toys<br>Avg Monthly Order Volume=%{x}<br>Coefficient of Variation (Volatility)=%{y}<extra></extra>", "hovertext": ["toys"], "legendgroup": "toys", "marker": {"color": "#636efa", "symbol": "circle"}, "mode": "markers", "name": "toys", "orientation": "v", "showlegend": true, "type": "scatter", "x": [196.0], "xaxis": "x", "y": [0.5863], "yaxis": "y"}, {"hovertemplate": "<b>%{hovertext}</b><br><br>category=watches_gifts<br>Avg Monthly Order Volume=%{x}<br>Coefficient of Variation (Volatility)=%{y}<extra></extra>", "hovertext": ["watches_gifts"], "legendgroup": "watches_gifts", "marker": {"color": "#EF553B", "symbol": "circle"}, "mode": "markers", "name": "watches_gifts", "orientation": "v", "showlegend": true, "type": "scatter", "x": [285.3], "xaxis": "x", "y": [0.6643], "yaxis": "y"}], "layout": {"height": 500, "legend": {"title": {"text": "category"}, "tracegroupgap": 0}, "margin": {"b": 30, "l": 50, "r": 50, "t": 50}, "showlegend": false, "title": {"text": "XYZ Demand Volatility vs. Average Monthly Sales Volume", "x": 0.5}, "width": 1200, "xaxis": {"anchor": "y", "domain": [0, 1], "title": {"text": "Avg Monthly Order Volume"}}, "yaxis": {"anchor": "x", "domain": [0, 1], "title": {"text": "Coefficient of Variation (Volatility)"}}}}
